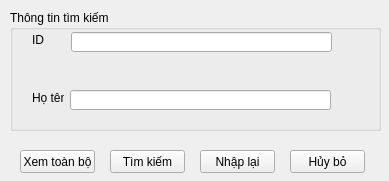
<?xml version="1.0" encoding="UTF-8"?>
<ui version="4.0">
 <class>search</class>
 <widget class="QWidget" name="search">
  <property name="geometry">
   <rect>
    <x>0</x>
    <y>0</y>
    <width>389</width>
    <height>181</height>
   </rect>
  </property>
  <property name="windowTitle">
   <string>Form</string>
  </property>
  <widget class="QGroupBox" name="groupBox">
   <property name="geometry">
    <rect>
     <x>10</x>
     <y>10</y>
     <width>371</width>
     <height>121</height>
    </rect>
   </property>
   <property name="title">
    <string>Thông tin tìm kiếm</string>
   </property>
   <widget class="QLabel" name="label">
    <property name="geometry">
     <rect>
      <x>22</x>
      <y>22</y>
      <width>16</width>
      <height>16</height>
     </rect>
    </property>
    <property name="text">
     <string>ID</string>
    </property>
   </widget>
   <widget class="QLineEdit" name="lineEdit">
    <property name="geometry">
     <rect>
      <x>61</x>
      <y>22</y>
      <width>261</width>
      <height>20</height>
     </rect>
    </property>
   </widget>
   <widget class="QLabel" name="label_2">
    <property name="geometry">
     <rect>
      <x>22</x>
      <y>80</y>
      <width>32</width>
      <height>16</height>
     </rect>
    </property>
    <property name="text">
     <string>Họ tên</string>
    </property>
   </widget>
   <widget class="QLineEdit" name="lineEdit_2">
    <property name="geometry">
     <rect>
      <x>60</x>
      <y>80</y>
      <width>261</width>
      <height>20</height>
     </rect>
    </property>
   </widget>
  </widget>
  <widget class="QPushButton" name="btnViewAll">
   <property name="geometry">
    <rect>
     <x>20</x>
     <y>150</y>
     <width>75</width>
     <height>23</height>
    </rect>
   </property>
   <property name="text">
    <string>Xem toàn bộ</string>
   </property>
  </widget>
  <widget class="QPushButton" name="btnSearch">
   <property name="geometry">
    <rect>
     <x>110</x>
     <y>150</y>
     <width>75</width>
     <height>23</height>
    </rect>
   </property>
   <property name="text">
    <string>Tìm kiếm</string>
   </property>
  </widget>
  <widget class="QPushButton" name="btnReinput">
   <property name="geometry">
    <rect>
     <x>200</x>
     <y>150</y>
     <width>75</width>
     <height>23</height>
    </rect>
   </property>
   <property name="text">
    <string>Nhập lại</string>
   </property>
  </widget>
  <widget class="QPushButton" name="pushButton_4">
   <property name="geometry">
    <rect>
     <x>290</x>
     <y>150</y>
     <width>75</width>
     <height>23</height>
    </rect>
   </property>
   <property name="text">
    <string>Hủy bỏ</string>
   </property>
  </widget>
 </widget>
 <resources/>
 <connections/>
</ui>
